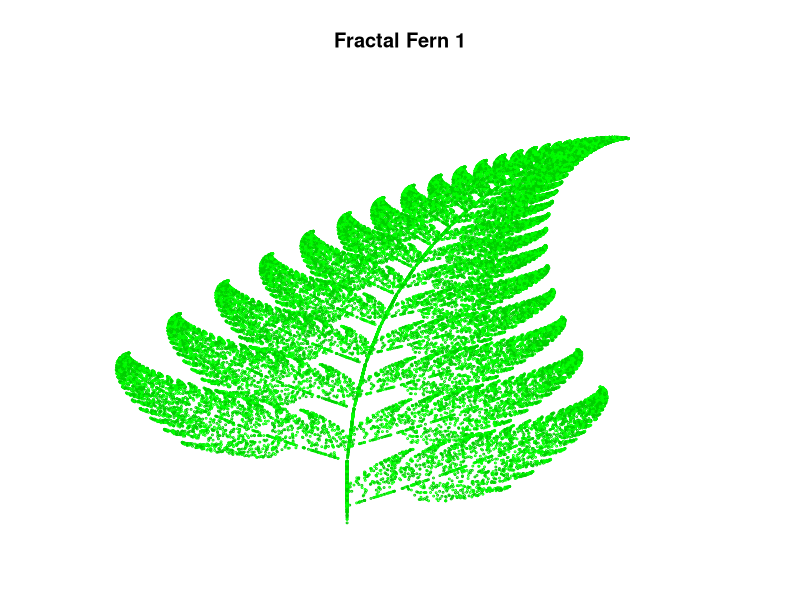

Here is the R script that generated this plot:
# Fractal Fern, No. 1

windows(height=14, width=8)
color <- c("green","green3")
p <- c(0.85,0.92,0.99,1.00)
A1 <- matrix(c(0.85,0.04,-0.04,0.85),byrow=T,nrow=2,ncol=2); b1 <- c(0,1.6)
A2 <- matrix(c(0.20,-0.26,0.23,0.22),byrow=T,nrow=2,ncol=2); b2 <- c(0,1.6)
A3 <- matrix(c(-0.15,0.28,0.26,0.24),byrow=T,nrow=2,ncol=2); b3 <- c(0,0.44)
A4 <- matrix(c(0,0,0,0.16),byrow=T,nrow=2,ncol=2)
par(mar=c(1,0,4,0))
plot(c(-3,4),c(-1,11),type="n",axes=F,xlab="",ylab="",main="Fractal Fern 1")
x <- c(0,0)
points(x[1],x[2],col=sample(color,1),pch=1,cex=0.25)
for (i in 1:40000){
  r <- runif(1)
  if(r < p[1]) {
    x <- A1%*%x + b1  
    } else if(r < p[2]) {
         x <- A2%*%x + b2
         } else if(r < p[3]) {
              x <- A3%*%x + b3
         } else x <- A4%*%x 
    points(x[1],x[2],col=sample(color,1),pch=1,cex=0.25)
    # Sys.sleep(0.01)
}

# end
